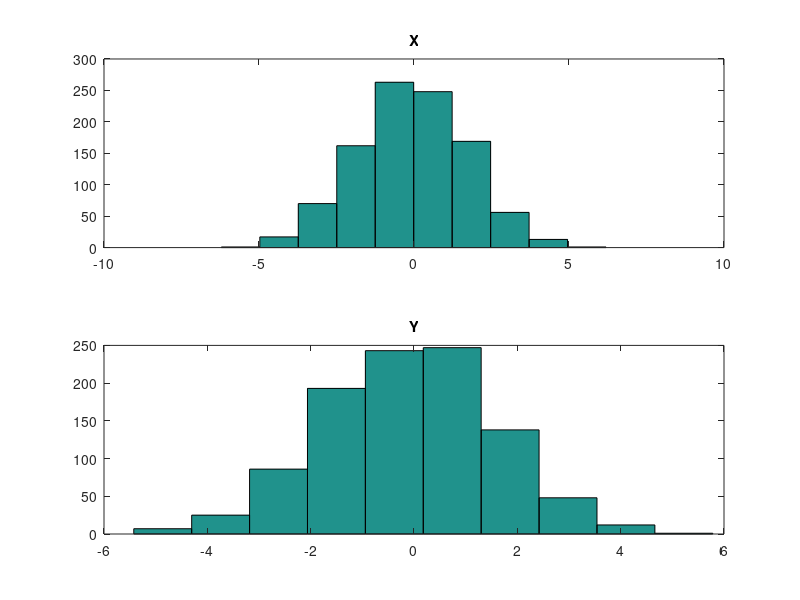

MATLAB code to generate this figure:
%-Chapter-1-Exercise-3----------------------------------------------------------------------------------------------------------

%-Initialization----------------------------------------------------------------------------------------------------------------
format compact;
clc;
clear;
close all;
%-------------------------------------------------------------------------------------------------------------------------------

%-Calculate-X-Y-Random-Numbers-from-Two-Variate-Normal-Distribution-------------------------------------------------------------
n = 1000;
mus = [0, 0];
sigmas = [3, 3];
R = mvnrnd(mus, sigmas, n);
X = R(:,1);
Y = R(:,2);
VarXY = var(X+Y);
VarX = var(X);
VarY = var(Y);
VarXplusY = VarX+VarY;
%-------------------------------------------------------------------------------------------------------------------------------

%-Plots-------------------------------------------------------------------------------------------------------------------------
figure(1);
subplot(2, 1, 1);
hist(X);
title('X');
subplot(2, 1, 2);
hist(Y);
title('Y');
disp('-----------------------------------------------------------------------------------------------------------------------');
fprintf('Var[X+Y] ---> %f\n', VarXY);
fprintf('Var[X] + Var[Y] ---> %f\n', VarXplusY);
disp('-----------------------------------------------------------------------------------------------------------------------');
disp('Thus, Var[X+Y] =! Var[X] + Var[Y] when X and Y are not independent.');
disp('-----------------------------------------------------------------------------------------------------------------------');
%-------------------------------------------------------------------------------------------------------------------------------
